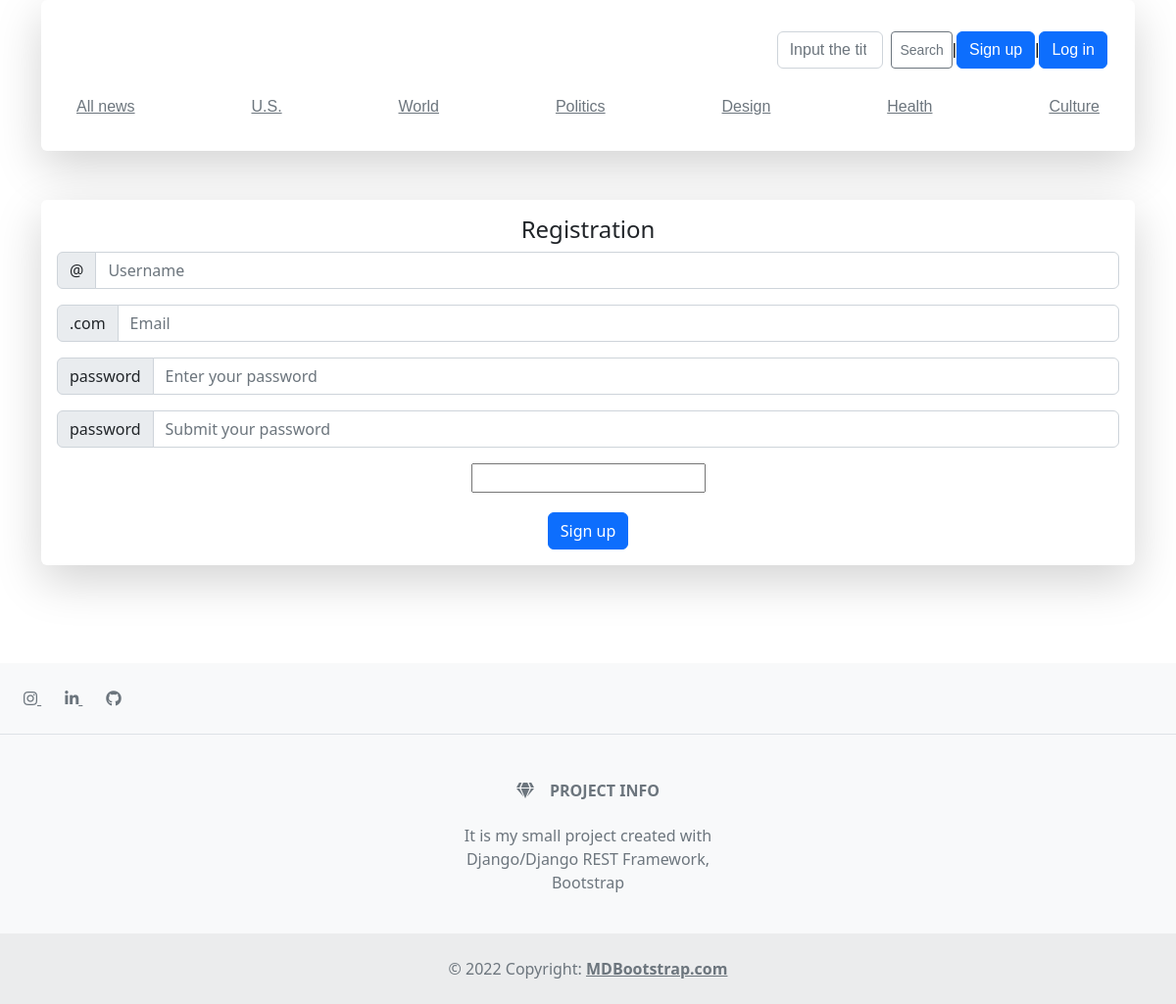
/account/registration/, run on the app's committed database.
### blog/models.py (models this page shows, shortened)
class Category(models.Model):
    name = models.CharField(max_length=100)
    slug = models.SlugField(max_length=1000, db_index=True, null=True, blank=True, verbose_name='URL', unique=True)
    def __str__(self):
        return self.name

### account/views.py (the view, shortened to what this page needs)
# urls.py: path('registration/', registration, name='registration'),
def registration(request):
    queryset = Category.objects.all()
    posts = Post.objects.all()
    user_form = RegistrationUserForm()
    return render(request, 'account/registration.html', {'categories': queryset,'user_form': user_form,})

### account/forms.py (shortened to what this page needs)
class RegistrationUserForm(UserCreationForm):
    username = forms.CharField(label='login', widget=forms.TextInput(attrs={'class': 'form-input'}))
    email = forms.EmailField(label='email', widget=forms.EmailInput(attrs={'class': 'form-input'}))
    password1 = forms.CharField(label='Enter password', widget=forms.PasswordInput(attrs={'class': 'form-input'}))
    password2 = forms.CharField(label='Confirm password', widget=forms.PasswordInput(attrs={'class': 'form-input'}))
    captcha = ReCaptchaField()
    class Meta:
        model = User
        fields = ('username', 'email', 'password1', 'password2', )
        widgets = {
            'username': forms.TextInput(attrs={'class': 'form-input'}),
            'email': forms.EmailInput(attrs={'class': 'form-input'}),
            'password1': forms.PasswordInput(attrs={'class': 'form-input'}),
            'password2': forms.PasswordInput(attrs={'class': 'form-input'}),
        }

### templates/account/registration.html (shortened to what this page needs)
{% extends 'blog/base.html' %}
{% block content %}
<div style="margin-top:50px; margin-bottom: 100px;">
    <div class="shadow-lg p-3 mb-5 bg-body rounded">
<form method="post" action="{% url 'registration' %}">
   <center><h4>Registration</h4></center>
    <div class="input-group mb-3">
        <span class="input-group-text" id="basic-addon1">@</span>
        <input type="text" name="username" class="form-control" placeholder="Username" aria-label="username" aria-describedby="basic-addon1">
      </div>
      <div class="input-group mb-3" >
        <span class="input-group-text" id="basic-addon3">.com</span>
        <input type="email" class="form-control" name="email" id="basic-url" placeholder="Email" aria-describedby="basic-addon3">
      </div>
      <div class="input-group mb-3" >
        <span class="input-group-text" id="basic-addon3">password</span>
        <input type="password" class="form-control" name="password1" id="basic-url" placeholder="Enter your password" aria-describedby="basic-addon3">
      </div>
      <div class="input-group mb-3">
        <span class="input-group-text" id="basic-addon3">password</span>
        <input type="password" class="form-control" name="password2" id="basic-url" placeholder="Submit your password" aria-describedby="basic-addon3">
      </div>
      <center>{{ user_form.captcha }}</center>
      <center><button type="submit" style="margin-top:20px;"class="btn btn-primary">Sign up</button></center>
</form>
    </div>
</div>
{% endblock %}

### templates/blog/base.html (shortened to what this page needs)
{% load static %}
<!DOCTYPE html>
    <link rel="stylesheet" href="https://maxcdn.bootstrapcdn.com/bootstrap/4.1.0/css/bootstrap.min.css">
    <link href="/docs/5.2/dist/css/bootstrap.min.css" rel="stylesheet">
    <link rel="stylesheet" href="https://use.fontawesome.com/releases/v5.7.0/css/all.css">
    <link rel="stylesheet" href="https://cdnjs.cloudflare.com/ajax/libs/font-awesome/4.7.0/css/font-awesome.min.css">
    <link href="https://cdn.jsdelivr.net/npm/bootstrap@5.2.0/dist/css/bootstrap.min.css" rel="stylesheet">
<body>
<div class="container">
<div class="shadow-lg p-3 mb-5 bg-body rounded">
    <div class="container" style="color:black;font-family:'Gill Sans', 'Gill Sans MT', Calibri, 'Trebuchet MS', sans-serif">
        <header class="blog-header lh-1 py-3">
          <div class="row flex-nowrap justify-content-between align-items-center">
            <div class="col-4 pt-1">
            </div>
            <div class="col-4 d-flex justify-content-end align-items-center">
              <form class="d-flex" role="search" method="POST" action="{% url 'search_post' %}">
                    <input class="form-control me-2" type="search" name="title" placeholder="Input the title" aria-label="Search">
                    <button class="btn btn-sm btn-outline-secondary" type="submit">Search</button>
                  </form>
                    {%  if request.user.is_authenticated %}
                    | <a href="{% url 'logout' %}" role="button" class="btn btn-primary">Log out</a>
                    {% else %}
                    | <a href="{% url 'registration' %}" role="button" class="btn btn-primary">Sign up</a> | <a href="{% url 'login' %}" role="button" class="btn btn-primary">Log in</a>
                    {% endif %}
            </div>
          </div>
        </header>
        <div class="nav-scroller py-1 mb-2">
          <nav class="nav d-flex justify-content-between">
            <a class="p-2 link-secondary" href="{% url 'home' %}">All news</a>
            {% for category in categories %}
            <a class="p-2 link-secondary" href="{% url 'posts_category' category.slug %}">{{category}}</a>
            {% endfor %}
          </nav>
        </div>
      </div>
</div>
{% block content %}
{% endblock %}
    </div>
<footer class="text-center text-lg-start bg-light text-muted">
  <section
    class="d-flex justify-content-center justify-content-lg-between p-4 border-bottom"
  >
    <div>
      <a href="https://www.instagram.com/den_kimm/" class="me-4 text-reset">
        <i class="fab fa-instagram"></i>
      </a>
      <a href="https://www.linkedin.com/in/daniil-kimstach-8523a8246/" class="me-4 text-reset">
        <i class="fab fa-linkedin"></i>
      </a>
      <a href="https://github.com/Daniil4949" class="me-4 text-reset">
        <i class="fab fa-github"></i>
      </a>
    </div>
  </section>
  <section class="">
    <div class="container text-center text-md-start mt-5">
      <div class="row mt-3">
        <div class="col-md-3 col-lg-4 col-xl-3 mx-auto mb-4">
          <h6 class="text-uppercase fw-bold mb-4">
            <center><i class="fas fa-gem me-3"></i>Project info</center>
          </h6>
          <p>
            <center>It is my small project created with Django/Django REST Framework, Bootstrap</center>
          </p>
        </div>
      </div>
  </section>
  <div class="text-center p-4" style="background-color: rgba(0, 0, 0, 0.05);">
    © 2022 Copyright:
    <a class="text-reset fw-bold" href="https://mdbootstrap.com/">MDBootstrap.com</a>
  </div>
</footer>
</body>
</html>

### templates/blog/base.html (style rules this page uses)
.nav-scroller { position: relative; z-index: 2; height: 2.75rem; overflow-y: hidden; }
.nav-scroller .nav { display: flex; flex-wrap: nowrap; padding-bottom: 1rem; margin-top: -1px; overflow-x: auto; text-align: center; white-space: nowrap; -webkit-overflow-scrolling: touch; }

### data on the page
Category: name "U.S."
Category: name "World"
Category: name "Politics"
Category: name "Design"
Category: name "Health"
Category: name "Culture"
